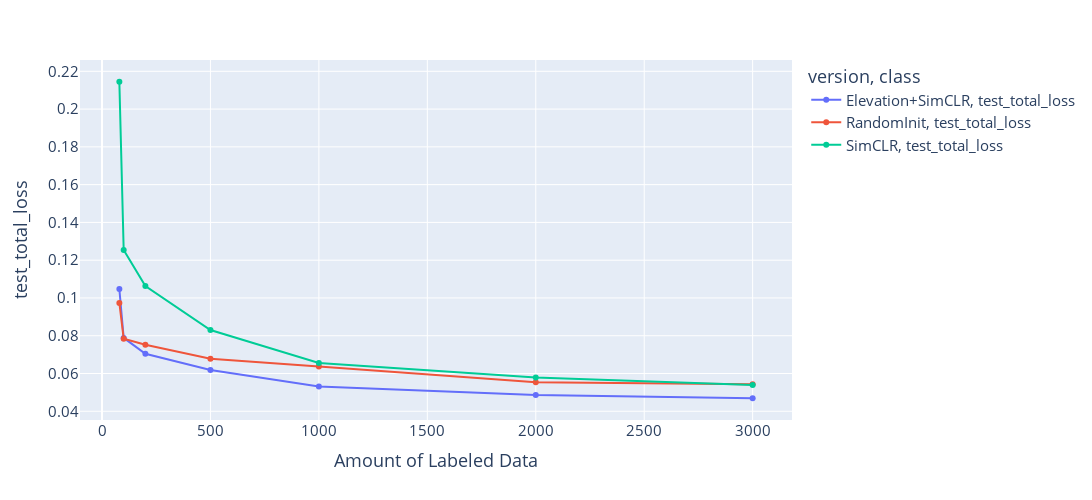

Write notebook code for a chart like this one.
### Code cell
fig = bar_plots["test_total_loss"]
fig.update_layout(width=1200, height = 500)

### Figure 1 — Plotly figure (JSON) as saved in the notebook; plotly's stock layout.template omitted (floating-point values rounded to 4 significant figures)
{"data": [{"hovertemplate": "version=Elevation+SimCLR<br>class=test_total_loss<br>train_size=%{x}<br>mean=%{y}<extra></extra>", "legendgroup": "Elevation+SimCLR, test_total_loss", "line": {"color": "#636efa", "dash": "solid"}, "marker": {"symbol": "circle"}, "mode": "lines+markers", "name": "Elevation+SimCLR, test_total_loss", "orientation": "v", "showlegend": true, "type": "scatter", "x": [80, 100, 200, 500, 1000, 2000, 3000], "xaxis": "x", "y": [0.1048, 0.07886, 0.07046, 0.06182, 0.0531, 0.04868, 0.0469], "yaxis": "y"}, {"hovertemplate": "version=RandomInit<br>class=test_total_loss<br>train_size=%{x}<br>mean=%{y}<extra></extra>", "legendgroup": "RandomInit, test_total_loss", "line": {"color": "#EF553B", "dash": "solid"}, "marker": {"symbol": "circle"}, "mode": "lines+markers", "name": "RandomInit, test_total_loss", "orientation": "v", "showlegend": true, "type": "scatter", "x": [80, 100, 200, 500, 1000, 2000, 3000], "xaxis": "x", "y": [0.09736, 0.07846, 0.07526, 0.06782, 0.06368, 0.0554, 0.05426], "yaxis": "y"}, {"hovertemplate": "version=SimCLR<br>class=test_total_loss<br>train_size=%{x}<br>mean=%{y}<extra></extra>", "legendgroup": "SimCLR, test_total_loss", "line": {"color": "#00cc96", "dash": "solid"}, "marker": {"symbol": "circle"}, "mode": "lines+markers", "name": "SimCLR, test_total_loss", "orientation": "v", "showlegend": true, "type": "scatter", "x": [80, 100, 200, 500, 1000, 2000, 3000], "xaxis": "x", "y": [0.2145, 0.1254, 0.1063, 0.08302, 0.06558, 0.05786, 0.05394], "yaxis": "y"}], "layout": {"font": {"size": 15}, "height": 500, "legend": {"title": {"text": "version, class"}, "tracegroupgap": 0}, "margin": {"t": 60}, "width": 1200, "xaxis": {"anchor": "y", "domain": [0, 1], "title": {"text": "Amount of Labeled Data"}}, "yaxis": {"anchor": "x", "domain": [0, 1], "title": {"text": "test_total_loss"}}}}
